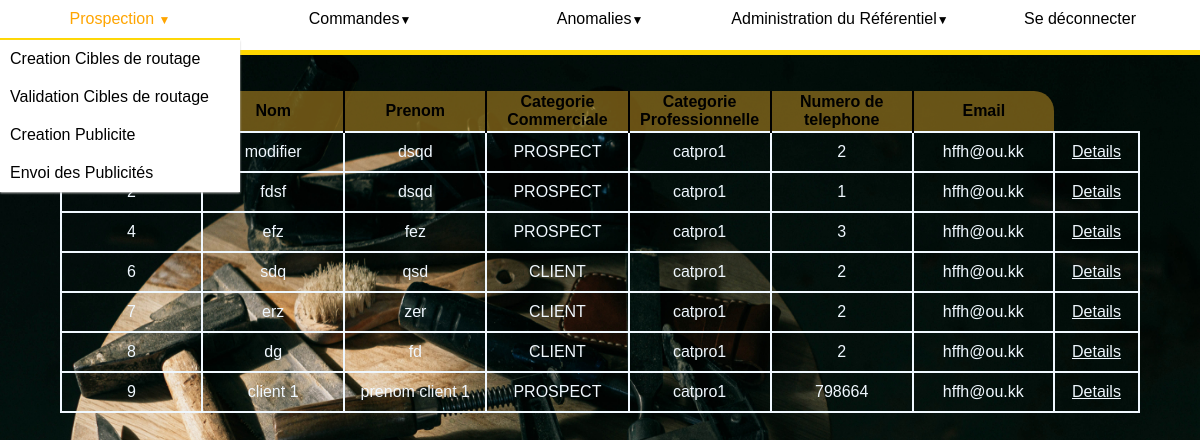
Screenshot of /referentiel/individus (signed in) with the database file from the repository.
### referentiel/models.py (models this page shows, shortened)
class Individu(models.Model):
    nom = models.CharField(max_length=50)
    prenom = models.CharField(max_length=50)
    datenaissance = models.DateField()
    ntel = models.DecimalField(max_digits=10, decimal_places=0)
    mail = models.EmailField(null=True)
    adresse = models.ForeignKey(Adresse, on_delete=models.CASCADE)
    catprofessionnelle = models.ForeignKey(
        Catprofessionnelle, on_delete=models.CASCADE)
    prospect = "PROSPECT"
    client = "CLIENT"
    interdit = "INTERDIT"
    cat_choix = [(prospect, "possible client"),
                 (client, "client"),
                 (interdit, " client interdit")
                 ]
    catcommerciale = models.CharField(
        max_length=20, choices=cat_choix, default=prospect)

class Catprofessionnelle(models.Model):
    nom = models.CharField(max_length=100)
    def __str__(self) -> str:
        return self.nom

### referentiel/views.py (the view)
# urls.py: path('individus', views.tableIndividu, name='affichageReferentielIndividus'),
@permission_required("utilisateurs.perm_administrerRef")
def tableIndividu(request):
    contexte = {'individus': Individu.objects.all()}
    return render(request, 'referentiel/afficheIndividu.html', contexte)

### referentiel/templates/referentiel/afficheIndividu.html
{% extends 'referentiel/referentiel_view.html' %}
{%block content %}
{% load static %}
<link rel="stylesheet" type="text/css" href="{% static 'referentiel/afficheArticle.css' %}">
<html>
<head>
</head>
<body>
    <div class="contenu">
        <table class="tableReferentiel">
            <th id=gauche width="13%">Id </th>
            <th class=milieu width="13%">Nom</th>
            <th class=milieu width="13%">Prenom</th>
            <th class=milieu width="13%">Categorie Commerciale</th>
            <th class=milieu width="13%">Categorie Professionnelle</th>
            <th class=milieu width="13%">Numero de telephone</th>
            <th id=droite width="13%">Email</th>
            {% for i in individus %}
            <tr class=corps>
                <td>{{i.id}}</td>
                <td>{{i.nom}}</td>
                <td>{{i.prenom}}</td>
                <td>{{i.catcommerciale}}</td>
                <td>{{i.catprofessionnelle}}</td>
                <td>{{i.ntel}}</td>
                <td>{{i.mail}}</td>
                <td width="10%"><a href="{% url 'referentiel:modifIndividu' pk=i.id%}">Details</a></td>
            </tr>
            {% endfor %}
        </table>
    </div>
</body>
</html>
{%endblock content %}

### referentiel/static/referentiel/navigationbar.css (style rules this page uses)
* { margin: 0px; padding: 0px; font-family: Avenir, sans-serif; }

### referentiel/static/referentiel/afficheArticle.css (style rules this page uses)
body { background-image: url('pexels-ivan-samkov-4491874.jpg'); background-size: 100% 100%; min-height: 900px; }
.contenu { padding-top: 3%; margin: 0 auto; width: 90%; min-height: 500px; border-radius: 3px; }
.contenu a { color: aliceblue; }
.tableReferentiel { table-layout: fixed; width: 100%; border-collapse: collapse; }
th { height: 40px; background-color: rgba(172, 132, 33, 0.603); text-align: center; }
.milieu { border-right: solid 2px black; border-left: solid 2px black; }
#gauche { border-top-left-radius: 20px; }
#droite { border-top-right-radius: 20px; }
tr { height: 40px; }
.corps>td { border: 2px solid aliceblue; text-align: center; padding: 10px; color: aliceblue; }

### rows the page displays
Individu: nom "modifier", prenom "dsqd", catcommerciale "PROSPECT", catprofessionnelle "catpro1", ntel "2", mail "hffh@ou.kk"
Individu: nom "fdsf", prenom "dsqd", catcommerciale "PROSPECT", catprofessionnelle "catpro1", ntel "1", mail "hffh@ou.kk"
Individu: id "4", nom "efz", prenom "fez", catcommerciale "PROSPECT", catprofessionnelle "catpro1", ntel "3", mail "hffh@ou.kk"
Individu: id "6", nom "sdq", prenom "qsd", catcommerciale "CLIENT", catprofessionnelle "catpro1", ntel "2", mail "hffh@ou.kk"
Individu: id "7", nom "erz", prenom "zer", catcommerciale "CLIENT", catprofessionnelle "catpro1", ntel "2", mail "hffh@ou.kk"
Individu: id "8", nom "dg", prenom "fd", catcommerciale "CLIENT", catprofessionnelle "catpro1", ntel "2", mail "hffh@ou.kk"
Individu: id "9", nom "client 1", prenom "prenom client 1", catcommerciale "PROSPECT", catprofessionnelle "catpro1", ntel "798664", mail "hffh@ou.kk"
